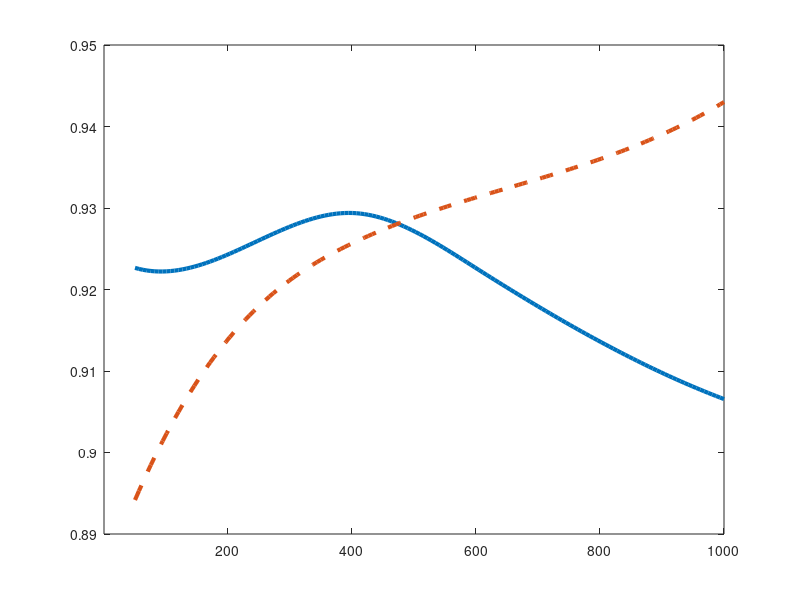

The MATLAB source for this figure: (Note: this script raises an error after producing the figure.)
clear; clc; close all;

load('subsampling_results (normal1).mat');
%% AUROC
x = sub_size;
y1 = F_AUROC;
figure;
xi = linspace(min(x), max(x), 150);                  
yi = interp1(x, y1, xi, 'spline', 'extrap');
p1 = plot(xi, yi, 'LineWidth',3);
hold on
xticks([200 400 600 800 1000]);

%

y2 = S_AUROC;

xi = linspace(min(x), max(x), 150);                  
yi = interp1(x, y2, xi, 'spline', 'extrap');
p2 = plot(xi, yi,'--', 'LineWidth',3);


hold on
% errorbar(x,y1,F_AUROC_err,'.','Color','k');
% errorbar(x,y2,F_AUROC_err,'.','Color','k');
%

plot(x, y2, 'o','MarkerEdgeColor',p2.Color,'MarkerFaceColor',p2.Color,'MarkerSize',8);
plot(x, y1, 'o','MarkerEdgeColor',p1.Color,'MarkerFaceColor',p1.Color,'MarkerSize',8);

title('AUROC','FontSize',16);
xlabel('Number of subsampled neurons','FontSize',14); 
ylabel('AUROC','FontSize',14);
set(gca,'fontsize',14);
L = legend('FARCI','Sutera et al. (2015)','FontSize',14,'Location','southeast');
set(L,'Box','off');

%% AUPRC
x = sub_size;
y1 = F_AUPRC;
figure;
xi = linspace(min(x), max(x), 150);                  
yi = interp1(x, y1, xi, 'spline', 'extrap');
p1 = plot(xi, yi, 'LineWidth',3);
hold on
xticks([200 400 600 800 1000]);
yticks([0.2 0.3 0.4 0.5]);

%

y2 = S_AUPRC;

xi = linspace(min(x), max(x), 150);                  
yi = interp1(x, y2, xi, 'spline', 'extrap');
p2 = plot(xi, yi,'--', 'LineWidth',3);


hold on
% errorbar(x,y1,F_AUPRC_err,'.','Color','k');
% errorbar(x,y2,F_AUPRC_err,'.','Color','k');
%

plot(x, y2, 'o','MarkerEdgeColor',p2.Color,'MarkerFaceColor',p2.Color,'MarkerSize',8);
plot(x, y1, 'o','MarkerEdgeColor',p1.Color,'MarkerFaceColor',p1.Color,'MarkerSize',8);

title('AUPR','FontSize',16);
xlabel('Number of subsampled neurons','FontSize',14); 
ylabel('AUPR','FontSize',14);
set(gca,'fontsize',14);
L = legend('FARCI','Sutera et al. (2015)','FontSize',14,'Location','southeast');
set(L,'Box','off');

